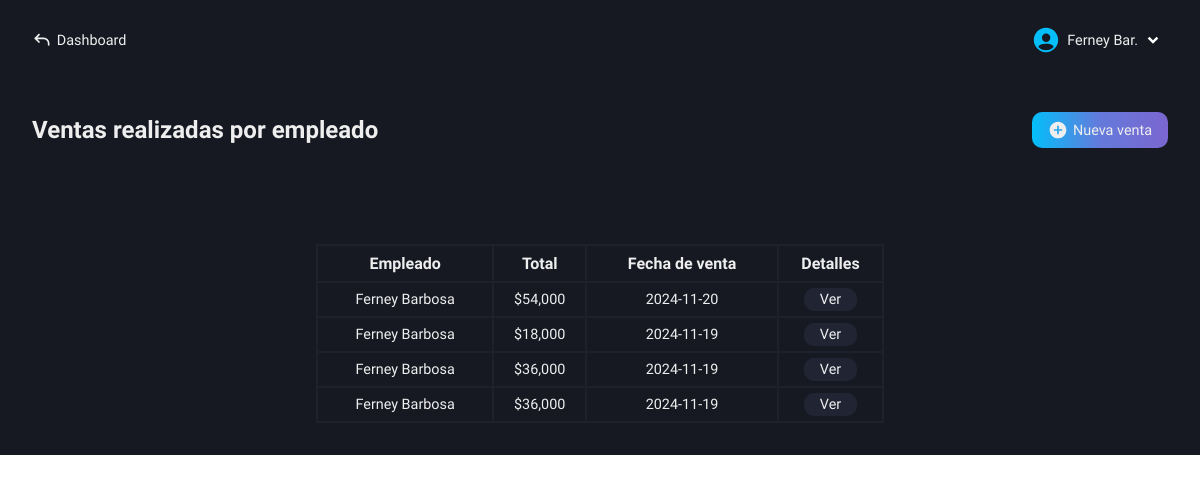
/roles/restaurant/sales/sales-employee.php (signed in), run on the app's committed database.
### tables this page shows
CREATE TABLE `users` (
  `id` int(11) NOT NULL AUTO_INCREMENT,
  `name` varchar(100) NOT NULL,
  `lastname` varchar(100) NOT NULL,
  `email` varchar(100) NOT NULL,
  `pass` varchar(100) NOT NULL,
  `role` varchar(100) NOT NULL,
  PRIMARY KEY (`id`)
);

CREATE TABLE `sales_employees` (
  `id` int(11) NOT NULL AUTO_INCREMENT,
  `sale_id` int(11) NOT NULL,
  `name_employee` varchar(100) NOT NULL,
  PRIMARY KEY (`id`),
  UNIQUE KEY `sale_id` (`sale_id`),
  CONSTRAINT `sales_employees_ibfk_1` FOREIGN KEY (`sale_id`) REFERENCES `order_sales` (`id`) ON DELETE CASCADE ON UPDATE CASCADE
);

CREATE TABLE `order_sales` (
  `id` int(11) NOT NULL AUTO_INCREMENT,
  `total_amount` decimal(50,0) NOT NULL,
  `sale_date` date NOT NULL,
  PRIMARY KEY (`id`)
);

### roles/restaurant/sales/sales-employee.php (the view, shortened to what this page needs)
<!DOCTYPE html>
<html lang="es">
<head>
    <link rel="stylesheet" href="../../../css/restaurant/sales-made.css">
    <?php
        include("../../../conexion.php");
        if (isset($_SESSION['user_id'])) {
            $id_user = $_SESSION['user_id'];
        } else {
            header("Location: ../../../index.php");
            exit();
        }
    ?>
</head>
<body>
    <main class="main">
        <nav class="nav-dash">
            <a href="../../dashboard-restaurant.php" class="go-dash">
                <svg xmlns="http://www.w3.org/2000/svg" width="20" height="20" viewBox="0 0 24 24"><path fill="#eee" d="m4 10l-.707.707L2.586 10l.707-.707zm17 8a1 1 0 1 1-2 0zM8.293 15.707l-5-5l1.414-1.414l5 5zm-5-6.414l5-5l1.414 1.414l-5 5zM4 9h10v2H4zm17 7v2h-2v-2zm-7-7a7 7 0 0 1 7 7h-2a5 5 0 0 0-5-5z"/></svg>
                <p>Dashboard</p>
            </a>
            <div class="user-modal">
                <div class="username">
                    <img src="../../../svg/people.svg" alt="">
                    <div class="name-down">
                        <?php
                            $queryData = "SELECT name, lastname FROM users WHERE id = $id_user";
                            $result = mysqli_query($conexion, $queryData);
                            $rowData = mysqli_fetch_assoc($result);
                            echo "<p class='name'>" . $rowData['name'] . ' ' . substr($rowData['lastname'], 0, 3) . ".</p>";
                        ?>
                        <img src="../../../svg/down-arrow.svg" alt="">
                    </div>
                </div>
            </div>
        </nav>
        <section class="new-sale-products" id="hidden-modal">
            <div class="new-sale">
                <div class="tlt-button">
                    <h2 class="tlt-function">Ventas realizadas por empleado</h2>
                    <a href="new-sales.php" class="btn-new-sale bg-btn">
                        <svg xmlns="http://www.w3.org/2000/svg" width="20" height="20" viewBox="0 0 24 24"><path fill="#eee" d="M12 2C6.477 2 2 6.477 2 12s4.477 10 10 10s10-4.477 10-10S17.523 2 12 2m5 11h-4v4h-2v-4H7v-2h4V7h2v4h4z"/></svg>
                        <p>Nueva venta</p>
                    </a>
                </div>
                <div class="content-table">
                    <table>
                        <tr>
                            <th>Empleado</th>
                            <th>Total</th>
                            <th>Fecha de venta</th>
                            <th>Detalles</th>
                        </tr>
                        <?php
                            $querySales = "SELECT se.name_employee, os.id, os.total_amount, os.sale_date
                                        FROM sales_employees AS se
                                        INNER JOIN order_sales AS os ON se.sale_id = os.id
                                        ORDER BY os.id DESC";
                            $resultSales = mysqli_query($conexion, $querySales);
                            if($resultSales -> num_rows > 0) {
                                while ($row = mysqli_fetch_assoc($resultSales)){
                                    $id_sale = $row['id'];
                                    echo "<tr>
                                            <td>" . $row['name_employee'] . "</td>
                                            <td>$" . number_format($row['total_amount'], 0) . "</td>
                                            <td>" . $row['sale_date'] . "</td>
                                            <td class='view-details'>
                                                <a href='functions/invoice-details.php?id=$id_sale'>Ver</a>
                                            </td>
                                        </tr>";
                                }
                            } else {
                                echo "<tr>
                                        <td colspan='4'>No hay ventas realizadas aún.</td>
                                      </tr>";
                            }
                        ?>
                    </table>
                </div>
            </div>
        </section>
    </main>
</body>
</html>

### css/restaurant/sales-made.css (style rules this page uses)
.main { display: grid; grid-template-columns: 1fr; grid-template-rows: 80px ; height: 100vh; background-color: var(--color-dark-blue-gray); }
.new-sale-products { grid-column: 1 / 2; grid-row: 2 / 3; padding: 2rem; box-sizing: border-box; }
.new-sale { display: flex; flex-direction: column; gap: 3rem; }
.tlt-button { display: flex; align-items: center; justify-content: space-between; }
.btn-new-sale { display: flex; align-items: center; gap: .3rem; padding: .5rem 1rem; border-radius: 10px; font-size: .9rem; text-decoration: none; }
.content-table { margin-top: 3rem; }
table, th, td { border: 2px solid var(--color-slate-gray); border-collapse: collapse; }
table { width: 50%; margin: auto; }
th, td { padding: .5rem 0; text-align: center; }
td { font-size: .9rem; font-weight: 300; }
.view-details a { text-decoration: none; background-color: var(--color-dark-charcoal-blue); padding: .2rem 1rem; border-radius: 10px; }
tr:nth-child(2) { animation: highlightRow 4s infinite; transition: all 0.3s ease; }
@media screen and (max-width: 1200px) { .main { height: 100%; } }

### css/base-nav-dash.css (style rules this page uses)
* { color: #eee; }
.nav-dash { grid-column: 1 / 2; grid-row: 1 / 2; display: flex; align-items: center; justify-content: space-between; padding: 0 2rem; box-sizing: border-box; user-select: none; }
.username { display: flex; align-items: center; gap: .4rem; cursor: pointer; }
.name-down { display: flex; align-items: center; }
.name-down .name { color: #eee; font-size: .9rem; }
.go-dash { display: flex; align-items: center; gap: .3rem; text-decoration: none; }
.go-dash p { font-size: .9rem; color: #eee; }

### css/base-btn-bd.css (style rules this page uses)
.bg-btn { background: linear-gradient( 90deg, #04BEFA, #647adb, #7b66d0, #9554c9, #04BEFA ); background-size: 200%; animation: gradient-move 5s infinite; transition: transform 0.2s, box-shadow 0.2s; }

### data on the page
users: name "Ferney", lastname "Bar"
sales_employees: name_employee "Ferney Barbosa", sale.total_amount "54,000", sale.sale_date "2024-11-20"
sales_employees: name_employee "Ferney Barbosa", sale.total_amount "18,000", sale.sale_date "2024-11-19"
sales_employees: name_employee "Ferney Barbosa", sale.total_amount "36,000", sale.sale_date "2024-11-19"
sales_employees: name_employee "Ferney Barbosa", sale.total_amount "36,000", sale.sale_date "2024-11-19"
